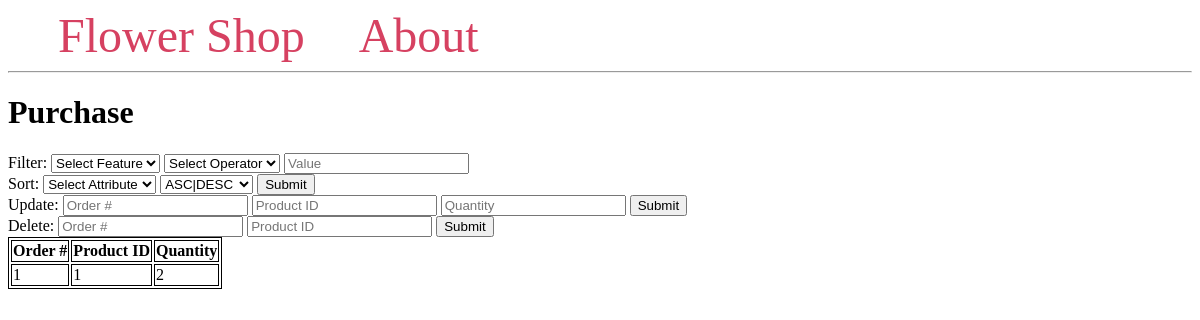
Before: /purchase with the older database file.
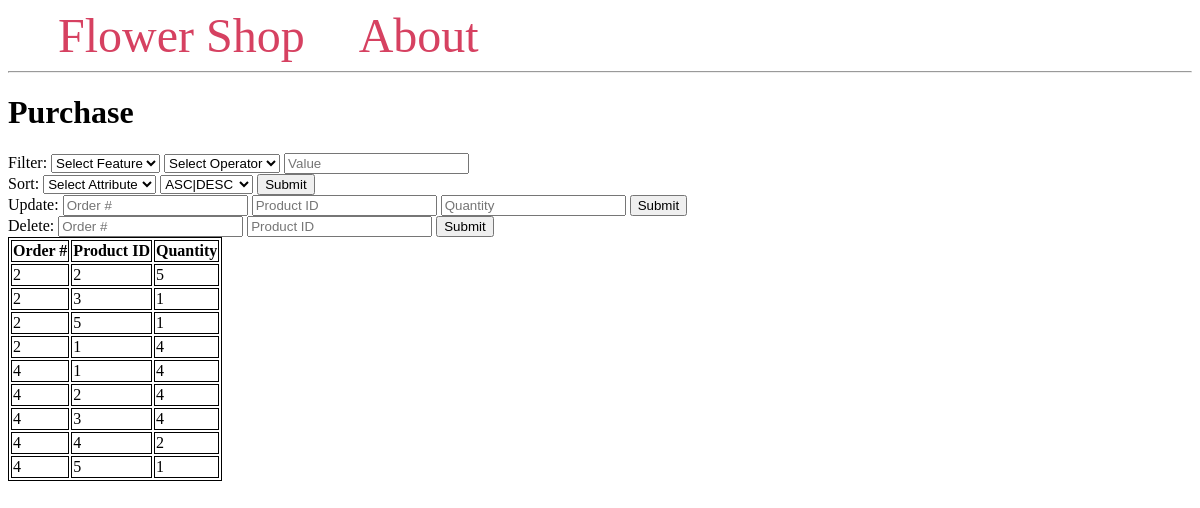
After: the same page with the newer database file.
### tables this page shows
CREATE TABLE purchase(
                orderID INTEGER NOT NULL,
                productID INTEGER NOT NULL,
                quantity INTEGER NOT NULL CHECK (quantity>0),
                PRIMARY KEY(orderID, productID)
                FOREIGN KEY (orderID)
                    REFERENCES orders (orderID)
                    ON DELETE CASCADE,
                FOREIGN KEY (productID)
                    REFERENCES product (productID)
                    ON DELETE CASCADE
            );

### main.py (the view, shortened to what this page needs)
@app.route("/purchase", methods=("GET", "POST"))
def purchase():
    conn = get_db_connection()
    cursor = conn.cursor()
    db = Database(conn, cursor)
    purchases = conn.execute("SELECT * FROM purchase").fetchall()
    return render_template("purchase.html", purchases=purchases)

### main.py (called while the page is built)
def get_db_connection():
    conn = sqlite3.connect('flowershopdatabase.db', check_same_thread=False)
    conn.execute("PRAGMA foreign_keys = 1")
    conn.row_factory = sqlite3.Row
    return conn

### templates/purchase.html (shortened to what this page needs)
{% extends 'base.html' %}
{% block content %}
    <h1>{% block title %} Purchase {% endblock %}</h1>
    <div>
        <form method="post">
            <div>
                <label>Filter:</label>
                <select name="filt_attr">
                    <option value="">Select Feature</option>
                </select>
                <select name="op">
                    <option value="">Select Operator</option>
                </select>
                <input type="text" name="value" placeholder="Value">
            </div>
            <label>Sort:</label>
            <select name="sort_attr" id="sort_attr">
                    <option value="">Select Attribute</option>
            </select>
            <select name="asc" id="asc">
                <option value="">ASC|DESC</option>
            </select>
            <button type="submit" name="sort" value="sort">Submit</button>
            <div>
                <label>Update:</label>
                <input type="text" name="orderID" placeholder="Order #">
                <input type="text" name="productID" placeholder="Product ID">
                <input type="number" name="quantity" placeholder="Quantity" min="0">
                <button type="submit" name="add" value="add">Submit</button>
            </div>
            <div>
                <label>Delete:</label>
                <input type="text" name="orderID2" placeholder="Order #">
                <input type="text" name="productID2" placeholder="Product ID">
                <button type="submit" name="del" value="del">Submit</button>
            </div>
        </form>
    </div>
    <table>
        <tr>
            <th>Order #</th>
            <th>Product ID</th>
            <th>Quantity</th>
        </tr>
        {% for purchase in purchases %}
                <tr>
                    <td>{{ purchase['orderID'] }}</td>
                    <td>{{ purchase['productID'] }}</td>
                    <td>{{ purchase['quantity'] }}</td>
                </tr>
        {% endfor %}
    </table>
{% endblock %}

Changed rows visible on the page:
removed purchase: orderID "1", productID "1", quantity "2"
added purchase: orderID "2", productID "2", quantity "5"
added purchase: orderID "2", productID "3", quantity "1"
added purchase: orderID "2", productID "5", quantity "1"
added purchase: orderID "2", productID "1", quantity "4"
added purchase: orderID "4", productID "1", quantity "4"
added purchase: orderID "4", productID "2", quantity "4"
added purchase: orderID "4", productID "3", quantity "4"
added purchase: orderID "4", productID "4", quantity "2"
added purchase: orderID "4", productID "5", quantity "1"
